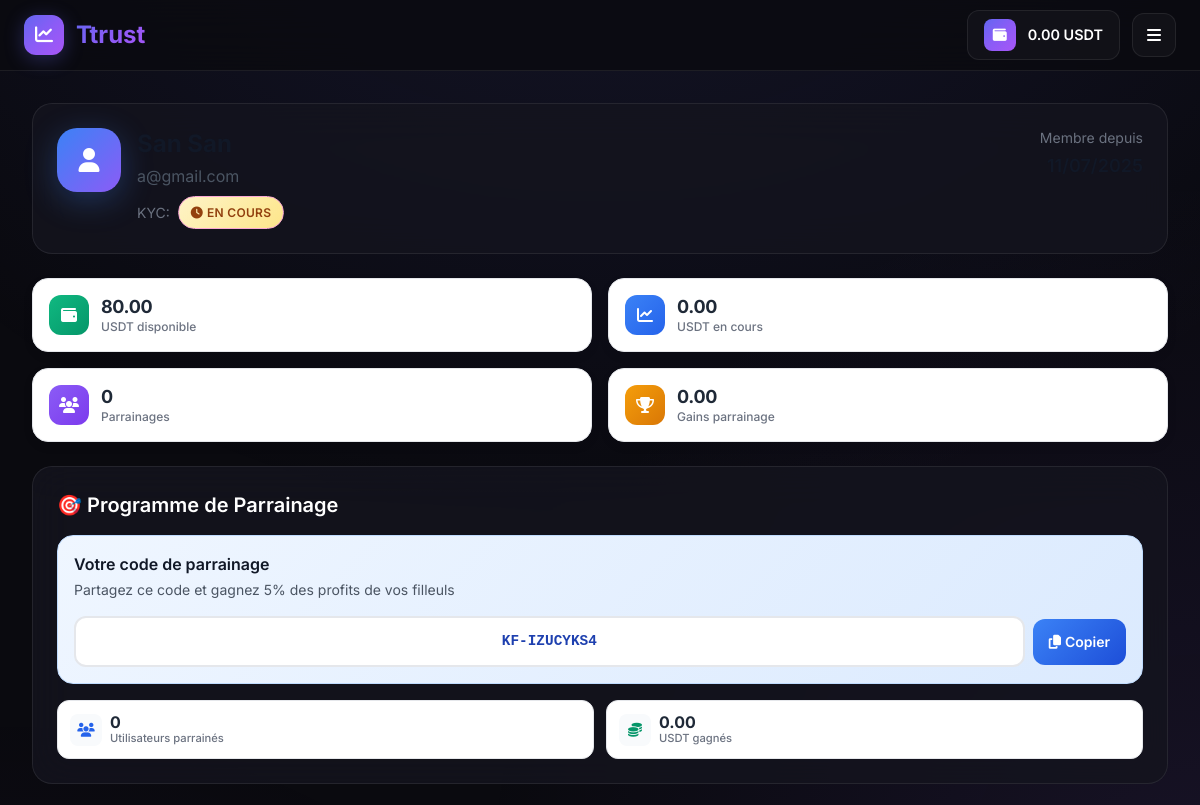
Page /profile (signed in, upper part) on the earlier database version.
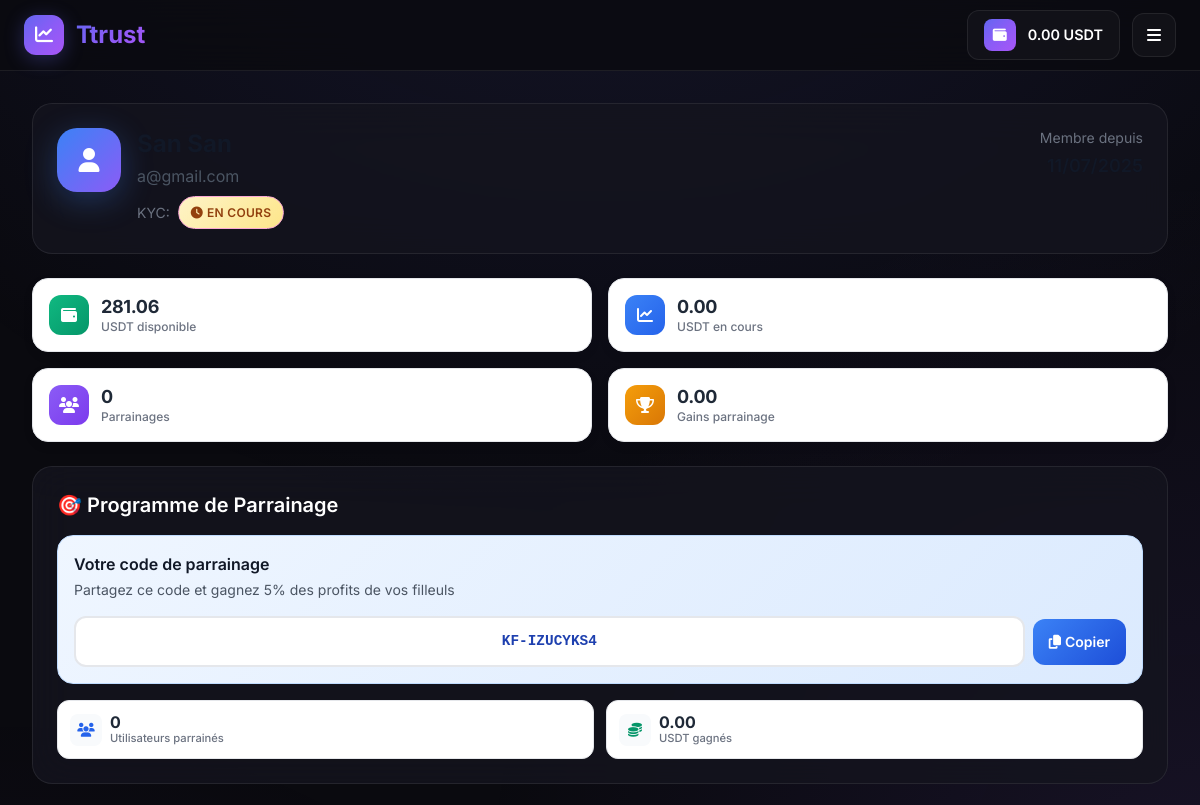
Same page on the later database version.
### tables this page shows
CREATE TABLE "users" (
                    id INTEGER PRIMARY KEY AUTOINCREMENT,
                    email TEXT UNIQUE,
                    password_hash TEXT,
                    first_name TEXT NOT NULL,
                    last_name TEXT,
                    wallet_address TEXT,
                    balance REAL DEFAULT 0.0,
                    pending_balance REAL DEFAULT 0.0,
                    kyc_status TEXT DEFAULT 'pending',
                    referral_code TEXT UNIQUE,
                    referred_by TEXT,
                    created_at TIMESTAMP DEFAULT CURRENT_TIMESTAMP,
                    two_fa_enabled BOOLEAN DEFAULT 0,
                    telegram_id INTEGER UNIQUE
                , two_fa_secret TEXT);

### main.py (the view)
@app.route('/profile')
@login_required
def profile():
    conn = get_db_connection()
    user = conn.execute('SELECT * FROM users WHERE id = ?', (session['user_id'],)).fetchone()
    referrals = conn.execute('''
        SELECT COUNT(*) as count, COALESCE(SUM(balance), 0) as total_balance
        FROM users
        WHERE referred_by = ?
    ''', (user['referral_code'],)).fetchone()
    user_balance = user['balance'] if user['balance'] else 0.0
    conn.close()
    return render_template('profile.html', user=user, referrals=referrals, user_balance=user_balance)

### main.py (called while the page is built, shortened)
def login_required(f):
    @wraps(f)
    def decorated_function(*args, **kwargs):
        if 'user_id' not in session:
            return redirect(url_for('login'))
        return f(*args, **kwargs)
    return decorated_function

def get_db_connection():
    import time
    max_retries = 5
    for attempt in range(max_retries):
        try:
            conn = sqlite3.connect(DATABASE, timeout=60.0)
            conn.row_factory = sqlite3.Row
            conn.execute('PRAGMA journal_mode=WAL;')
            conn.execute('PRAGMA busy_timeout=60000;')  # 60 seconds timeout
            conn.execute('PRAGMA synchronous=NORMAL;')  # Better performance
            conn.execute('PRAGMA cache_size=10000;')     # Larger cache
            conn.execute('PRAGMA temp_store=memory;')    # Use memory for temp
            return conn
        except Exception as e:
            print(f"❌ Unexpected database error: {e}")
            raise e
    return conn

### templates/profile.html (shortened to what the changed rows need)
{% extends "base.html" %}
{% block content %}
<div class="space-y-4 md:space-y-6">
    <div class="professional-card">
        <div class="flex flex-col sm:flex-row items-center sm:items-start gap-4">
            <div class="flex flex-col sm:flex-row items-center sm:items-start gap-4 flex-1">
                <div class="text-center sm:text-left flex-1">
                    <h1 class="text-xl sm:text-2xl font-bold text-gray-900 mb-1">{{ user.first_name }} {{ user.last_name }}</h1>
                    <p class="text-gray-600 text-sm sm:text-base mb-2">{{ user.email }}</p>
                    <div class="flex items-center justify-center sm:justify-start gap-2">
                        <span class="text-xs sm:text-sm text-gray-500">KYC:</span>
                        <span class="kyc-badge {{ 'verified' if user.kyc_status == 'approved' else 'pending' if user.kyc_status == 'pending' else 'unverified' }}">
                        </span>
                    </div>
                </div>
            </div>
        </div>
    </div>
    <div class="stats-grid">
        <div class="stat-card-mobile">
            <div class="stat-content">
                <div class="stat-value">{{ "%.2f"|format(user.balance) }}</div>
                <div class="stat-label">USDT disponible</div>
            </div>
        </div>
        <div class="stat-card-mobile">
            <div class="stat-content">
                <div class="stat-value">{{ "%.2f"|format(user.pending_balance) }}</div>
                <div class="stat-label">USDT en cours</div>
            </div>
        </div>
    </div>
    <div class="professional-card">
        <h2 class="text-lg sm:text-xl font-semibold mb-4 text-center sm:text-left">🎯 Programme de Parrainage</h2>
        <div class="referral-card">
            <div class="referral-code-container">
                <input type="text" value="{{ user.referral_code }}" id="referralCode" class="referral-code-input" readonly>
                <button onclick="copyReferralCode()" class="copy-button">
                    <i class="fas fa-copy"></i>
                    <span class="hidden sm:inline ml-1">Copier</span>
                </button>
            </div>
        </div>
    </div>
</div>
{% endblock %}

Differences in the rows shown:
changed users "a@gmail.com": balance "80.00" → "281.06"
